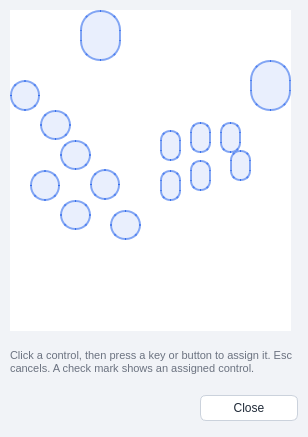
<?xml version="1.0" encoding="UTF-8"?>
<ui version="4.0">
 <class>UI3DControlPadSetting</class>
 <widget class="QDialog" name="UI3DControlPadSetting">
  <property name="geometry">
   <rect>
    <x>0</x>
    <y>0</y>
    <width>308</width>
    <height>437</height>
   </rect>
  </property>
  <property name="focusPolicy">
   <enum>Qt::StrongFocus</enum>
  </property>
  <property name="windowTitle">
   <string>3D Control Pad Configuration</string>
  </property>
  <property name="minimumSize"><size><width>308</width><height>437</height></size></property>
  <property name="maximumSize"><size><width>308</width><height>437</height></size></property>
  <property name="styleSheet"><string notr="true">
QDialog#UI3DControlPadSetting { background:#f1f3f7; }
QLabel#label { background:#ffffff; }
QLabel#lHint { color:#6b7280; font-size:11px; }
QLabel#lInfos { color:#b45309; font-weight:bold; font-size:12px; }
QLabel#label_2, QLabel#label_3 { color:#374151; font-size:11px; }
QToolButton { background:rgba(37,99,235,26); border:2px solid rgba(37,99,235,140); }
QToolButton:hover { background:rgba(37,99,235,72); border:2px solid rgba(37,99,235,230); }
QToolButton:checked { background:rgba(245,158,11,90); border:3px solid #f59e0b; }
QToolButton#tbUp { border-radius:15px; }
QToolButton#tbX { border-radius:10px; }
QToolButton#tbY { border-radius:10px; }
QToolButton#tbZ { border-radius:10px; }
QToolButton#tbC { border-radius:10px; }
QToolButton#tbB { border-radius:10px; }
QToolButton#tbA { border-radius:10px; }
QToolButton#tbStart { border-radius:15px; }
QToolButton#tbRightTrigger { border-radius:20px; }
QToolButton#tbLeftTrigger { border-radius:20px; }
QToolButton#tbDown { border-radius:15px; }
QToolButton#tbRight { border-radius:15px; }
QToolButton#tbLeft { border-radius:15px; }
QToolButton#tbAxis1Left { border-radius:15px; }
QToolButton#tbAxis2Down { border-radius:15px; }
QDialogButtonBox QPushButton { background:#ffffff; color:#1f2937; border:1px solid #cbd2dc; border-radius:6px; padding:5px 16px; min-width:64px; }
QDialogButtonBox QPushButton:hover { background:#e8edf5; }
QDialogButtonBox QPushButton:pressed { background:#d9e0ec; }
</string></property>
  <widget class="QLabel" name="label">
   <property name="geometry">
    <rect>
     <x>10</x>
     <y>10</y>
     <width>281</width>
     <height>321</height>
    </rect>
   </property>
   <property name="pixmap">
    <pixmap resource="../resources/resources.qrc">:/actions/3dcontroller.png</pixmap>
   </property>
   <property name="scaledContents">
    <bool>true</bool>
   </property>
   <property name="alignment">
    <set>Qt::AlignCenter</set>
   </property>
  </widget>
  <widget class="QToolButton" name="tbUp">
   <property name="geometry">
    <rect>
     <x>60</x>
     <y>140</y>
     <width>31</width>
     <height>30</height>
    </rect>
   </property>
   <property name="focusPolicy">
    <enum>Qt::NoFocus</enum>
   </property>
   <property name="toolTip">
    <string>Up</string>
   </property>
   <property name="checkable">
    <bool>true</bool>
   </property>
   <property name="autoRaise">
    <bool>false</bool>
   </property>
  </widget>
  <widget class="QToolButton" name="tbX">
   <property name="geometry">
    <rect>
     <x>160</x>
     <y>130</y>
     <width>21</width>
     <height>31</height>
    </rect>
   </property>
   <property name="focusPolicy">
    <enum>Qt::NoFocus</enum>
   </property>
   <property name="toolTip">
    <string>X</string>
   </property>
   <property name="checkable">
    <bool>true</bool>
   </property>
   <property name="autoRaise">
    <bool>false</bool>
   </property>
  </widget>
  <widget class="QToolButton" name="tbY">
   <property name="geometry">
    <rect>
     <x>190</x>
     <y>122</y>
     <width>21</width>
     <height>31</height>
    </rect>
   </property>
   <property name="focusPolicy">
    <enum>Qt::NoFocus</enum>
   </property>
   <property name="toolTip">
    <string>Y</string>
   </property>
   <property name="checkable">
    <bool>true</bool>
   </property>
   <property name="autoRaise">
    <bool>false</bool>
   </property>
  </widget>
  <widget class="QToolButton" name="tbZ">
   <property name="geometry">
    <rect>
     <x>220</x>
     <y>122</y>
     <width>21</width>
     <height>31</height>
    </rect>
   </property>
   <property name="focusPolicy">
    <enum>Qt::NoFocus</enum>
   </property>
   <property name="toolTip">
    <string>Z</string>
   </property>
   <property name="checkable">
    <bool>true</bool>
   </property>
   <property name="autoRaise">
    <bool>false</bool>
   </property>
  </widget>
  <widget class="QToolButton" name="tbC">
   <property name="geometry">
    <rect>
     <x>230</x>
     <y>150</y>
     <width>21</width>
     <height>31</height>
    </rect>
   </property>
   <property name="focusPolicy">
    <enum>Qt::NoFocus</enum>
   </property>
   <property name="toolTip">
    <string>C</string>
   </property>
   <property name="checkable">
    <bool>true</bool>
   </property>
   <property name="autoRaise">
    <bool>false</bool>
   </property>
  </widget>
  <widget class="QToolButton" name="tbB">
   <property name="geometry">
    <rect>
     <x>190</x>
     <y>160</y>
     <width>21</width>
     <height>31</height>
    </rect>
   </property>
   <property name="focusPolicy">
    <enum>Qt::NoFocus</enum>
   </property>
   <property name="toolTip">
    <string>B</string>
   </property>
   <property name="checkable">
    <bool>true</bool>
   </property>
   <property name="autoRaise">
    <bool>false</bool>
   </property>
  </widget>
  <widget class="QToolButton" name="tbA">
   <property name="geometry">
    <rect>
     <x>160</x>
     <y>170</y>
     <width>21</width>
     <height>31</height>
    </rect>
   </property>
   <property name="focusPolicy">
    <enum>Qt::NoFocus</enum>
   </property>
   <property name="toolTip">
    <string>A</string>
   </property>
   <property name="checkable">
    <bool>true</bool>
   </property>
   <property name="autoRaise">
    <bool>false</bool>
   </property>
  </widget>
  <widget class="QToolButton" name="tbStart">
   <property name="geometry">
    <rect>
     <x>110</x>
     <y>210</y>
     <width>31</width>
     <height>30</height>
    </rect>
   </property>
   <property name="focusPolicy">
    <enum>Qt::NoFocus</enum>
   </property>
   <property name="toolTip">
    <string>Start</string>
   </property>
   <property name="checkable">
    <bool>true</bool>
   </property>
   <property name="autoRaise">
    <bool>false</bool>
   </property>
  </widget>
  <widget class="QToolButton" name="tbRightTrigger">
   <property name="geometry">
    <rect>
     <x>250</x>
     <y>60</y>
     <width>41</width>
     <height>51</height>
    </rect>
   </property>
   <property name="focusPolicy">
    <enum>Qt::NoFocus</enum>
   </property>
   <property name="toolTip">
    <string>Right trigger</string>
   </property>
   <property name="checkable">
    <bool>true</bool>
   </property>
   <property name="autoRaise">
    <bool>false</bool>
   </property>
  </widget>
  <widget class="QToolButton" name="tbLeftTrigger">
   <property name="geometry">
    <rect>
     <x>80</x>
     <y>10</y>
     <width>41</width>
     <height>51</height>
    </rect>
   </property>
   <property name="focusPolicy">
    <enum>Qt::NoFocus</enum>
   </property>
   <property name="toolTip">
    <string>Left trigger</string>
   </property>
   <property name="checkable">
    <bool>true</bool>
   </property>
   <property name="autoRaise">
    <bool>false</bool>
   </property>
  </widget>
  <widget class="QToolButton" name="tbDown">
   <property name="geometry">
    <rect>
     <x>60</x>
     <y>200</y>
     <width>31</width>
     <height>30</height>
    </rect>
   </property>
   <property name="focusPolicy">
    <enum>Qt::NoFocus</enum>
   </property>
   <property name="toolTip">
    <string>Down</string>
   </property>
   <property name="checkable">
    <bool>true</bool>
   </property>
   <property name="autoRaise">
    <bool>false</bool>
   </property>
  </widget>
  <widget class="QToolButton" name="tbRight">
   <property name="geometry">
    <rect>
     <x>90</x>
     <y>169</y>
     <width>30</width>
     <height>31</height>
    </rect>
   </property>
   <property name="focusPolicy">
    <enum>Qt::NoFocus</enum>
   </property>
   <property name="toolTip">
    <string>Right</string>
   </property>
   <property name="checkable">
    <bool>true</bool>
   </property>
   <property name="autoRaise">
    <bool>false</bool>
   </property>
  </widget>
  <widget class="QToolButton" name="tbLeft">
   <property name="geometry">
    <rect>
     <x>30</x>
     <y>170</y>
     <width>30</width>
     <height>31</height>
    </rect>
   </property>
   <property name="focusPolicy">
    <enum>Qt::NoFocus</enum>
   </property>
   <property name="toolTip">
    <string>Left</string>
   </property>
   <property name="checkable">
    <bool>true</bool>
   </property>
   <property name="autoRaise">
    <bool>false</bool>
   </property>
  </widget>
  <widget class="QLabel" name="lInfos">
   <property name="geometry">
    <rect><x>10</x><y>389</y><width>178</width><height>40</height></rect>
   </property>
   <property name="alignment"><set>Qt::AlignLeading|Qt::AlignLeft|Qt::AlignVCenter</set></property>
     <property name="wordWrap"><bool>true</bool></property>
  </widget>
  <widget class="QDialogButtonBox" name="padButtons">
   <property name="geometry">
    <rect><x>198</x><y>393</y><width>100</width><height>30</height></rect>
   </property>
   <property name="standardButtons">
    <set>QDialogButtonBox::Close</set>
   </property>
  </widget>
  <widget class="QToolButton" name="tbAxis1Left">
   <property name="geometry">
    <rect>
     <x>10</x>
     <y>80</y>
     <width>30</width>
     <height>31</height>
    </rect>
   </property>
   <property name="focusPolicy">
    <enum>Qt::NoFocus</enum>
   </property>
   <property name="toolTip">
    <string>Left</string>
   </property>
   <property name="checkable">
    <bool>true</bool>
   </property>
   <property name="autoRaise">
    <bool>false</bool>
   </property>
  </widget>
  <widget class="QToolButton" name="tbAxis2Down">
   <property name="geometry">
    <rect>
     <x>40</x>
     <y>110</y>
     <width>31</width>
     <height>30</height>
    </rect>
   </property>
   <property name="focusPolicy">
    <enum>Qt::NoFocus</enum>
   </property>
   <property name="toolTip">
    <string>Down</string>
   </property>
   <property name="checkable">
    <bool>true</bool>
   </property>
   <property name="autoRaise">
    <bool>false</bool>
   </property>
  </widget>
  <widget class="QLabel" name="lHint">
   <property name="geometry"><rect><x>10</x><y>339</y><width>288</width><height>46</height></rect></property>
   <property name="text"><string>Click a control, then press a key or button to assign it. Esc cancels. A check mark shows an assigned control.</string></property>
   <property name="wordWrap"><bool>true</bool></property>
  </widget>
 </widget>
 <resources>
  <include location="../resources/resources.qrc"/>
 </resources>
 <connections>
  <connection>
   <sender>padButtons</sender>
   <signal>rejected()</signal>
   <receiver>UI3DControlPadSetting</receiver>
   <slot>reject()</slot>
   <hints>
    <hint type="sourcelabel">
     <x>20</x>
     <y>20</y>
    </hint>
    <hint type="destinationlabel">
     <x>20</x>
     <y>20</y>
    </hint>
   </hints>
  </connection>
 </connections>
</ui>
